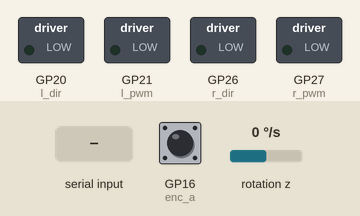
The program below on a simulated Raspberry Pi Pico running MicroPython. On the bench: switched loads named in the program (green lamp = pin HIGH). Inputs (shaded band) come from the test bench; at power-on: GP16 (enc_a) HIGH, rotation z 0 °/s. What the program prints to the serial console is not drawn.

Above: at 1.2 s.
1.3 s: "w" typed at the serial console
At 1.42 s:
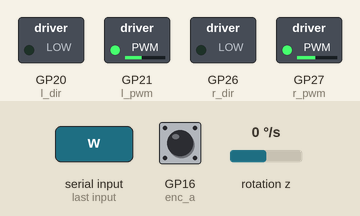
3.0 s: "x" typed at the serial console
At 3.14 s:
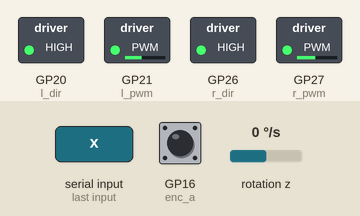
4.7 s: "a" typed at the serial console
At 4.81 s:
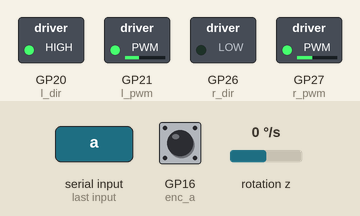
6.4 s: "d" typed at the serial console
At 6.54 s:
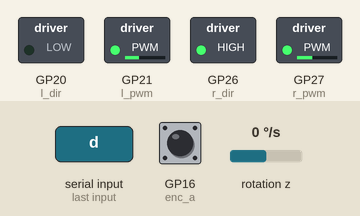
Timing chart, 0 to 9.1 s (numbered marks = the images above; inputs shaded):
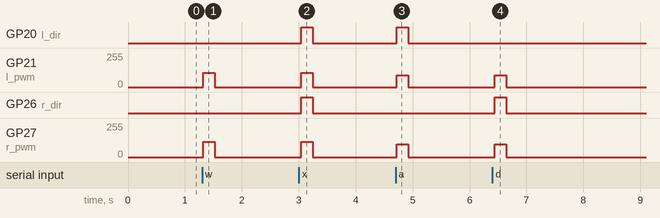

The program:

main.py
```python
from machine import Pin, PWM, I2C
import sys
import select
import time
import struct

# CONFIGURATION
L_PWM, L_DIR = 21, 20
R_PWM, R_DIR = 27, 26
ENC_A, ENC_B = 16, 17
I2C_ID, SDA, SCL = 1, 2, 3

# YOUR TRIMS
YELLOW_TRIM = 0.69
METAL_TRIM  = 0.75

# HARDWARE
l_pwm = PWM(Pin(L_PWM)); l_pwm.freq(20000)
l_dir = Pin(L_DIR, Pin.OUT)
r_pwm = PWM(Pin(R_PWM)); r_pwm.freq(20000)
r_dir = Pin(R_DIR, Pin.OUT)

enc_a = Pin(ENC_A, Pin.IN, Pin.PULL_UP)
enc_b = Pin(ENC_B, Pin.IN, Pin.PULL_UP)
ticks = 0

i2c = I2C(I2C_ID, sda=Pin(SDA), scl=Pin(SCL), freq=400000)
try: i2c.writeto_mem(0x68, 0x6B, b'\x00')
except: pass

def encoder_irq(pin):
    global ticks
    if enc_b.value() > 0: ticks += 1
    else: ticks -= 1
enc_a.irq(trigger=Pin.IRQ_RISING, handler=encoder_irq)

def read_gyro():
    try: return struct.unpack('>h', i2c.readfrom_mem(0x68, 0x47, 2))[0] / 131.0
    except: return 0.0

def set_motor(dir_pin, pwm_pin, speed):
    # 0 = Forward, 1 = Backward
    if speed >= 0:
        dir_pin.value(0)
        pwm_pin.duty_u16(int(speed * 65535))
    else:
        dir_pin.value(1)
        pwm_pin.duty_u16(int(-speed * 65535))

# MAIN LOOP
poll_obj = select.poll()
poll_obj.register(sys.stdin, select.POLLIN)

target_l = 0.0
target_r = 0.0
last_cmd_time = time.ticks_ms()

while True:
    # 1. READ INPUT
    if poll_obj.poll(0):
        ch = sys.stdin.read(1)
        if ch:
            last_cmd_time = time.ticks_ms()
            # STEERING LOGIC
            if ch == 'w':   # Forward
                target_l, target_r = 0.6, 0.6
            elif ch == 'x': # Backward
                target_l, target_r = -0.6, -0.6
            elif ch == 'a': # Spin Left
                target_l, target_r = -0.5, 0.5
            elif ch == 'd': # Spin Right
                target_l, target_r = 0.5, -0.5
            elif ch == ' ': # Stop
                target_l, target_r = 0.0, 0.0

    # 2. SAFETY WATCHDOG (Stops if key released)
    if time.ticks_diff(time.ticks_ms(), last_cmd_time) > 200:
        target_l, target_r = 0.0, 0.0

    # 3. DRIVE
    # Apply Trims to individual motors
    set_motor(l_dir, l_pwm, target_l * YELLOW_TRIM)
    set_motor(r_dir, r_pwm, target_r * METAL_TRIM)

    # 4. SEND DATA
    print(f"{ticks},{read_gyro()}")
    time.sleep(0.05)
```

Measured:
- after the input at 1.3 s, GP21 (l_pwm): 0/255 → 106/255 at once, → 0/255 0.20 s later; GP27 (r_pwm): 0/255 → 115/255 at once, → 0/255 0.20 s later
- after the input at 3.0 s, GP20 (l_dir), GP26 (r_dir): LOW → HIGH at once, → LOW 0.20 s later; GP21 (l_pwm): 0/255 → 106/255 at once, → 0/255 0.20 s later; GP27 (r_pwm): 0/255 → 115/255 at once, → 0/255 0.20 s later
- after the input at 4.7 s, GP20 (l_dir): LOW → HIGH at once, → LOW 0.20 s later; GP21 (l_pwm): 0/255 → 88/255 at once, → 0/255 0.20 s later; GP27 (r_pwm): 0/255 → 96/255 at once, → 0/255 0.20 s later
- after the input at 6.4 s, GP21 (l_pwm): 0/255 → 88/255 at once, → 0/255 0.20 s later; GP26 (r_dir): LOW → HIGH at once, → LOW 0.20 s later; GP27 (r_pwm): 0/255 → 96/255 at once, → 0/255 0.20 s later
